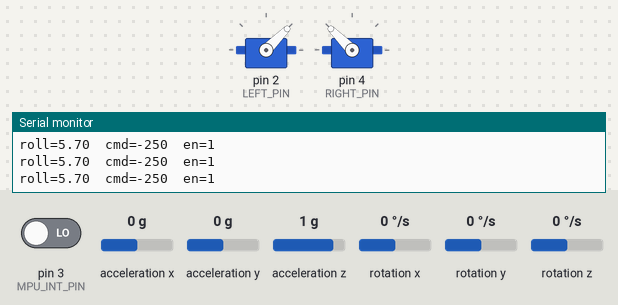
This sketch was run on a simulated Arduino Uno, built with avr-gcc and run on an emulated ATmega328P. Shown: 2 × servo, the last lines printed to the serial monitor. The test bench sets the inputs (shaded band); at power-on: acceleration y 0 g, pin 3 (MPU_INT_PIN) LOW, acceleration x 0 g, acceleration z 1 g, rotation x 0 °/s, rotation y 0 °/s, rotation z 0 °/s. The sensor or clock chip raises its interrupt line as the real part does.

Above: at 4.1 s.
4.2 s: acceleration y set to -0.8 g
At 5.1 s:
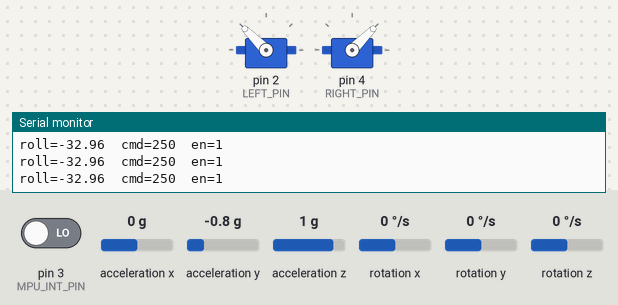
5.7 s: acceleration y set to -0.2 g
At 6.6 s:
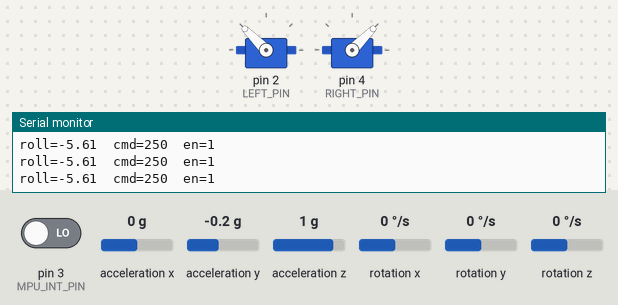
7.2 s: acceleration y set to 0 g
At 8.03 s:
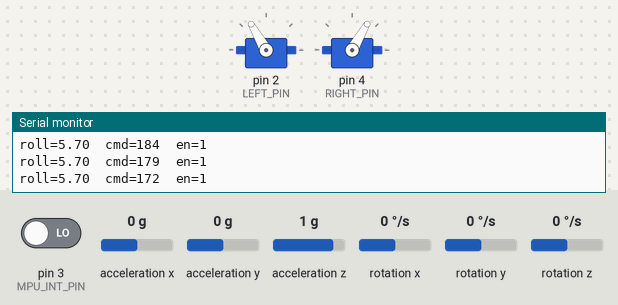
10.2 s: acceleration y set to -1.4 g
Timing chart, 0 to 12.7 s (numbered marks = the images above; inputs shaded):
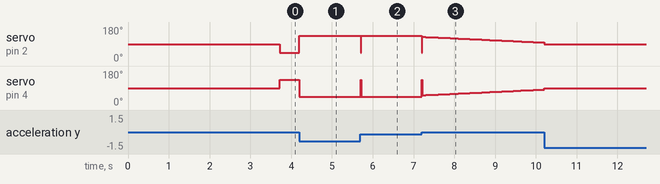

Measured:
- the behaviour switches between -0.1 and 0 g on acceleration y (found by bisection; images 2 and 3)
- after the input at 4.2 s, servo on pin 2 (LEFT_PIN): 45° → 135° at once; servo on pin 4 (RIGHT_PIN): 135° → 45° at once
- after the input at 5.7 s, servo on pin 2 (LEFT_PIN): 135° → 45° at once, → 135° 0.01 s later; servo on pin 4 (RIGHT_PIN): 45° → 135° at once, → 45° 0.01 s later

The sketch:

Self_Balancing_Robot.ino
```cpp
#include <Wire.h>
#include <Servo.h>
#include "I2Cdev.h"
#include "MPU6050_6Axis_MotionApps20.h"

// ---------------- MPU6050 / DMP ----------------
MPU6050 mpu;

const int MPU_INT_PIN = 3;   // INT on D3

bool dmpReady = false;
uint8_t mpuIntStatus;
uint8_t devStatus;
uint16_t packetSize;
uint16_t fifoCount;
uint8_t fifoBuffer[64];

Quaternion q;
VectorFloat gravity;
float ypr[3];

volatile bool mpuInterrupt = false;
void dmpDataReady() { mpuInterrupt = true; }

// ---------------- Motors ----------------
Servo leftMotor;
Servo rightMotor;

const int LEFT_PIN  = 2;
const int RIGHT_PIN = 4;

const int MIN_US  = 1000;
const int STOP_US = 1500;
const int MAX_US  = 2000;

const bool reverseRight = true;

int clampUS(int us) {
  if (us < MIN_US) return MIN_US;
  if (us > MAX_US) return MAX_US;
  return us;
}

void setMotorsUS(int leftUS, int rightUS) {
  leftUS  = clampUS(leftUS);
  rightUS = clampUS(rightUS);

  if (reverseRight) rightUS = 3000 - rightUS;

  leftMotor.writeMicroseconds(leftUS);
  rightMotor.writeMicroseconds(rightUS);
}

void armControllers() {
  setMotorsUS(STOP_US, STOP_US);
  delay(2000);
  for (int i = 0; i < 20; i++) {
    setMotorsUS(STOP_US, STOP_US);
    delay(20);
  }
}

void stopMotorsSafe() {
  setMotorsUS(STOP_US, STOP_US);
}

// ---------------- Control tuning ----------------
float ROLL_OFFSET_DEG = -5.7f;   // set so roll is ~0 when upright

float Kp = 50.0f;
float Ki = 10.0f;
float Kd = 2.0f;

int MAX_CMD_US = 250;

float TILT_CUTOFF_DEG = 35.0f;

float ENABLE_WINDOW_DEG = 10.0f;
uint32_t ENABLE_HOLD_MS = 800;

int steeringUS = 0; // keep 0 for now

float integral = 0.0f;
float lastError = 0.0f;
uint32_t lastMicros = 0;

bool controlEnabled = false;
uint32_t enableStartMs = 0;

float clampf(float x, float lo, float hi) {
  if (x < lo) return lo;
  if (x > hi) return hi;
  return x;
}

// Read one DMP packet; returns true if updated values
bool readDMP(float &yawDeg, float &pitchDeg, float &rollDeg) {
  if (!dmpReady) return false;

  if (!mpuInterrupt) {
    fifoCount = mpu.getFIFOCount();
    if (fifoCount < packetSize) return false;
  }
  mpuInterrupt = false;

  mpuIntStatus = mpu.getIntStatus();
  fifoCount = mpu.getFIFOCount();

  if ((mpuIntStatus & 0x10) || fifoCount == 1024) {
    mpu.resetFIFO();
    return false;
  }

  while (fifoCount >= packetSize) {
    mpu.getFIFOBytes(fifoBuffer, packetSize);
    fifoCount -= packetSize;
  }

  mpu.dmpGetQuaternion(&q, fifoBuffer);
  mpu.dmpGetGravity(&gravity, &q);
  mpu.dmpGetYawPitchRoll(ypr, &q, &gravity);

  yawDeg   = ypr[0] * 180.0f / M_PI;
  pitchDeg = ypr[1] * 180.0f / M_PI;
  rollDeg  = ypr[2] * 180.0f / M_PI;
  return true;
}

void setup() {
  Serial.begin(115200);
  while (!Serial) {}

  leftMotor.attach(LEFT_PIN, MIN_US, MAX_US);
  rightMotor.attach(RIGHT_PIN, MIN_US, MAX_US);
  armControllers();
  stopMotorsSafe();

  Wire.begin();
  Wire.setClock(400000);

  mpu.initialize();
  Serial.println(mpu.testConnection() ? F("MPU OK") : F("MPU FAIL"));

  // Your offsets
  mpu.setXAccelOffset(1015);
  mpu.setYAccelOffset(489);
  mpu.setZAccelOffset(1091);
  mpu.setXGyroOffset(113);
  mpu.setYGyroOffset(-48);
  mpu.setZGyroOffset(-5);

  devStatus = mpu.dmpInitialize();
  if (devStatus != 0) {
    Serial.print(F("DMP init failed: "));
    Serial.println(devStatus);
    return;
  }

  mpu.setDMPEnabled(true);

  pinMode(MPU_INT_PIN, INPUT);
  attachInterrupt(digitalPinToInterrupt(MPU_INT_PIN), dmpDataReady, RISING);

  packetSize = mpu.dmpGetFIFOPacketSize();
  dmpReady = true;

  lastMicros = micros();

  Serial.println(F("Self-balance (ROLL) starting."));
  Serial.println(F("Tune Kp/Kd and set ROLL_OFFSET_DEG."));
}

void loop() {
  float yawDeg, pitchDeg, rollDeg;
  if (!readDMP(yawDeg, pitchDeg, rollDeg)) return;

  float roll = rollDeg - ROLL_OFFSET_DEG;  // balance angle is roll

  // Hard cutoff if fallen
  if (fabs(roll) > TILT_CUTOFF_DEG) {
    controlEnabled = false;
    integral = 0;
    stopMotorsSafe();
    return;
  }

  // Enable only after staying near upright
  if (!controlEnabled) {
    if (fabs(roll) < ENABLE_WINDOW_DEG) {
      if (enableStartMs == 0) enableStartMs = millis();
      if (millis() - enableStartMs > ENABLE_HOLD_MS) {
        controlEnabled = true;
        integral = 0;
        lastError = roll;
        lastMicros = micros();
      }
    } else {
      enableStartMs = 0;
    }
    stopMotorsSafe();
    return;
  }

  // Control timing
  uint32_t now = micros();
  float dt = (now - lastMicros) / 1000000.0f;
  if (dt <= 0.0f || dt > 0.2f) dt = 0.01f;
  lastMicros = now;

  // We want roll -> 0
  float error = roll;

  integral += error * dt;
  integral = clampf(integral, -50.0f, 50.0f);

  float derivative = (error - lastError) / dt;
  lastError = error;

  float u = (Kp * error) + (Ki * integral) + (Kd * derivative);

  // Convert to command (microseconds around STOP_US)
  int cmd = (int)(-u);

  if (cmd >  MAX_CMD_US) cmd =  MAX_CMD_US;
  if (cmd < -MAX_CMD_US) cmd = -MAX_CMD_US;

  int leftUS  = STOP_US + cmd + steeringUS;
  int rightUS = STOP_US + cmd - steeringUS;

  setMotorsUS(leftUS, rightUS);

  // Debug
  static uint32_t lastPrint = 0;
  if (millis() - lastPrint > 100) {
    lastPrint = millis();
    Serial.print(F("roll=")); Serial.print(roll, 2);
    Serial.print(F("\tcmd=")); Serial.print(cmd);
    Serial.print(F("\ten=")); Serial.println(controlEnabled ? 1 : 0);
  }
}
```
